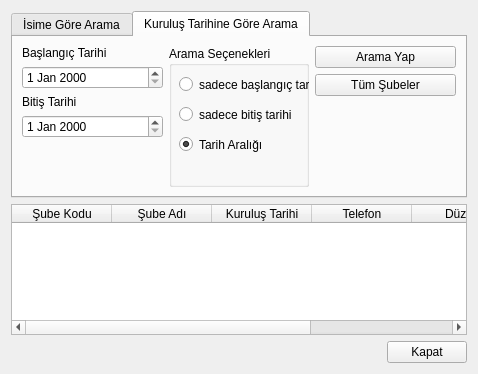
<?xml version="1.0" encoding="UTF-8"?>
<ui version="4.0">
 <class>OOSubeAramaFormu</class>
 <widget class="QDialog" name="OOSubeAramaFormu">
  <property name="geometry">
   <rect>
    <x>0</x>
    <y>0</y>
    <width>478</width>
    <height>374</height>
   </rect>
  </property>
  <property name="windowTitle">
   <string>Dialog</string>
  </property>
  <layout class="QGridLayout" name="gridLayout_2">
   <item row="0" column="0">
    <widget class="QTabWidget" name="twkurulustarihinegoresubearama">
     <property name="styleSheet">
      <string notr="true">QLabel {
	font: 10pt &quot;Cambria&quot;;
}

QDateEdit {
 qproperty-displayFormat: 'dd.MM.yyyy';
 qproperty-calendarPopup: true;
}

</string>
     </property>
     <property name="currentIndex">
      <number>1</number>
     </property>
     <widget class="QWidget" name="tabIsimeGoreArama">
      <attribute name="title">
       <string>İsime Göre Arama</string>
      </attribute>
      <layout class="QHBoxLayout" name="horizontalLayout_2">
       <item>
        <layout class="QVBoxLayout" name="verticalLayout_2">
         <item>
          <layout class="QHBoxLayout" name="horizontalLayout">
           <item>
            <widget class="QLabel" name="lblArananDeger">
             <property name="text">
              <string>Aranan Değer</string>
             </property>
            </widget>
           </item>
           <item>
            <widget class="QLineEdit" name="leArananSubeAdi"/>
           </item>
          </layout>
         </item>
         <item>
          <spacer name="verticalSpacer">
           <property name="orientation">
            <enum>Qt::Vertical</enum>
           </property>
           <property name="sizeHint" stdset="0">
            <size>
             <width>20</width>
             <height>40</height>
            </size>
           </property>
          </spacer>
         </item>
        </layout>
       </item>
       <item>
        <widget class="QGroupBox" name="grbIsimeGoreAramaSecenekleri">
         <property name="title">
          <string>Arama Şekli</string>
         </property>
         <layout class="QVBoxLayout" name="verticalLayout">
          <item>
           <widget class="QRadioButton" name="rbIleBaslayan">
            <property name="text">
             <string>İle Baslayan</string>
            </property>
            <property name="checked">
             <bool>true</bool>
            </property>
           </widget>
          </item>
          <item>
           <widget class="QRadioButton" name="rbIleBiten">
            <property name="text">
             <string>İle Biten</string>
            </property>
           </widget>
          </item>
          <item>
           <widget class="QRadioButton" name="rbIceren">
            <property name="text">
             <string>İçeren</string>
            </property>
           </widget>
          </item>
          <item>
           <widget class="QCheckBox" name="cbYazarkenAra">
            <property name="text">
             <string>Yazarken Ara</string>
            </property>
           </widget>
          </item>
         </layout>
        </widget>
       </item>
       <item>
        <layout class="QVBoxLayout" name="verticalLayout_3">
         <item>
          <widget class="QPushButton" name="btnAra">
           <property name="text">
            <string>Ara</string>
           </property>
          </widget>
         </item>
         <item>
          <spacer name="verticalSpacer_2">
           <property name="orientation">
            <enum>Qt::Vertical</enum>
           </property>
           <property name="sizeHint" stdset="0">
            <size>
             <width>20</width>
             <height>40</height>
            </size>
           </property>
          </spacer>
         </item>
        </layout>
       </item>
      </layout>
     </widget>
     <widget class="QWidget" name="tab_2">
      <attribute name="title">
       <string>Kuruluş Tarihine Göre Arama</string>
      </attribute>
      <layout class="QGridLayout" name="gridLayout">
       <item row="0" column="0">
        <layout class="QVBoxLayout" name="verticalLayout_7">
         <item>
          <layout class="QVBoxLayout" name="verticalLayout_5">
           <item>
            <widget class="QLabel" name="lblbaslangictarihi">
             <property name="text">
              <string>Başlangıç Tarihi</string>
             </property>
            </widget>
           </item>
           <item>
            <widget class="QDateEdit" name="debaslangictarihi"/>
           </item>
           <item>
            <widget class="QLabel" name="lblbitistarihi">
             <property name="text">
              <string>Bitiş Tarihi</string>
             </property>
            </widget>
           </item>
           <item>
            <widget class="QDateEdit" name="debitistarihi"/>
           </item>
          </layout>
         </item>
         <item>
          <spacer name="verticalSpacer_4">
           <property name="orientation">
            <enum>Qt::Vertical</enum>
           </property>
           <property name="sizeHint" stdset="0">
            <size>
             <width>20</width>
             <height>40</height>
            </size>
           </property>
          </spacer>
         </item>
        </layout>
       </item>
       <item row="0" column="1">
        <widget class="QGroupBox" name="grbAramasecenekleri">
         <property name="title">
          <string>Arama Seçenekleri</string>
         </property>
         <widget class="QRadioButton" name="rbsadecebaslangictarihi">
          <property name="geometry">
           <rect>
            <x>10</x>
            <y>30</y>
            <width>131</width>
            <height>17</height>
           </rect>
          </property>
          <property name="text">
           <string>sadece başlangıç tarihi</string>
          </property>
         </widget>
         <widget class="QRadioButton" name="rbbitistaihi">
          <property name="geometry">
           <rect>
            <x>10</x>
            <y>60</y>
            <width>121</width>
            <height>17</height>
           </rect>
          </property>
          <property name="text">
           <string>sadece bitiş tarihi</string>
          </property>
         </widget>
         <widget class="QRadioButton" name="rbtariharaligi">
          <property name="geometry">
           <rect>
            <x>10</x>
            <y>90</y>
            <width>82</width>
            <height>17</height>
           </rect>
          </property>
          <property name="text">
           <string>Tarih Aralığı</string>
          </property>
          <property name="checked">
           <bool>true</bool>
          </property>
         </widget>
        </widget>
       </item>
       <item row="0" column="2">
        <layout class="QVBoxLayout" name="verticalLayout_6">
         <item>
          <widget class="QPushButton" name="btnAramayap">
           <property name="text">
            <string>Arama Yap</string>
           </property>
          </widget>
         </item>
         <item>
          <widget class="QPushButton" name="btntumsubeler">
           <property name="text">
            <string>Tüm Şubeler</string>
           </property>
          </widget>
         </item>
         <item>
          <spacer name="verticalSpacer_3">
           <property name="orientation">
            <enum>Qt::Vertical</enum>
           </property>
           <property name="sizeHint" stdset="0">
            <size>
             <width>20</width>
             <height>40</height>
            </size>
           </property>
          </spacer>
         </item>
        </layout>
       </item>
      </layout>
     </widget>
    </widget>
   </item>
   <item row="1" column="0">
    <widget class="QTableWidget" name="tableWidget">
     <property name="rowCount">
      <number>0</number>
     </property>
     <property name="columnCount">
      <number>6</number>
     </property>
     <column>
      <property name="text">
       <string>Şube Kodu</string>
      </property>
     </column>
     <column>
      <property name="text">
       <string>Şube Adı</string>
      </property>
     </column>
     <column>
      <property name="text">
       <string>Kuruluş Tarihi</string>
      </property>
     </column>
     <column>
      <property name="text">
       <string>Telefon</string>
      </property>
     </column>
     <column>
      <property name="text">
       <string>Düzelt</string>
      </property>
     </column>
     <column>
      <property name="text">
       <string>Sil</string>
      </property>
     </column>
    </widget>
   </item>
   <item row="2" column="0">
    <layout class="QHBoxLayout" name="horizontalLayout_3">
     <item>
      <spacer name="horizontalSpacer">
       <property name="orientation">
        <enum>Qt::Horizontal</enum>
       </property>
       <property name="sizeHint" stdset="0">
        <size>
         <width>40</width>
         <height>20</height>
        </size>
       </property>
      </spacer>
     </item>
     <item>
      <widget class="QPushButton" name="btnKapat">
       <property name="text">
        <string>Kapat</string>
       </property>
      </widget>
     </item>
    </layout>
   </item>
  </layout>
 </widget>
 <resources/>
 <connections>
  <connection>
   <sender>btnKapat</sender>
   <signal>clicked()</signal>
   <receiver>OOSubeAramaFormu</receiver>
   <slot>reject()</slot>
   <hints>
    <hint type="sourcelabel">
     <x>416</x>
     <y>430</y>
    </hint>
    <hint type="destinationlabel">
     <x>293</x>
     <y>430</y>
    </hint>
   </hints>
  </connection>
 </connections>
</ui>
